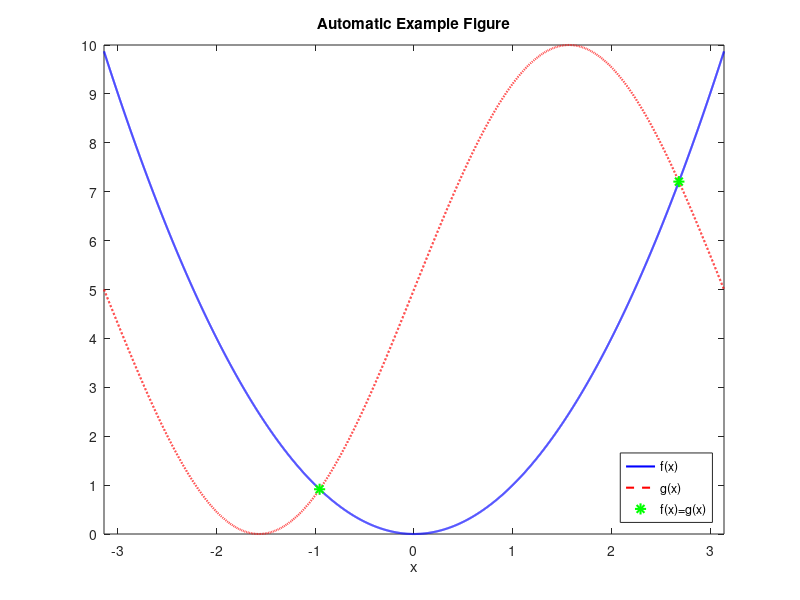

This chart was generated by the following MATLAB code:
close all;

width = 3;     % Width in inches
height = 3;    % Height in inches
alw = 0.75;    % AxesLineWidth
fsz = 11;      % Fontsize
lw = 1.5;      % LineWidth
msz = 8; 

f = @(x) x.^2;
g = @(x) 5*sin(x)+5;
dmn = -pi:0.001:pi;
xeq = dmn(abs(f(dmn) - g(dmn)) < 0.002);
% figure(1);
% plot(dmn,f(dmn),'b-',dmn,g(dmn),'r--',xeq,f(xeq),'g*');
% xlim([-pi pi]);

% The properties we've been using in the figures
set(0,'defaultLineLineWidth',lw);   % set the default line width to lw
set(0,'defaultLineMarkerSize',msz); % set the default line marker size to msz
set(0,'defaultLineLineWidth',lw);   % set the default line width to lw
set(0,'defaultLineMarkerSize',msz); % set the default line marker size to msz

% Set the default Size for display
defpos = get(0,'defaultFigurePosition');
set(0,'defaultFigurePosition', [defpos(1) defpos(2) width*100, height*100]);

% Set the defaults for saving/printing to a file
set(0,'defaultFigureInvertHardcopy','on'); % This is the default anyway
set(0,'defaultFigurePaperUnits','inches'); % This is the default anyway
defsize = get(gcf, 'PaperSize');
left = (defsize(1)- width)/2;
bottom = (defsize(2)- height)/2;
defsize = [left, bottom, width, height];
set(0, 'defaultFigurePaperPosition', defsize);

% Now we repeat the first example but do not need to include anything
% special beyond manually specifying the tick marks.
h = figure(1); clf;
plot(dmn,f(dmn),'b-',dmn,g(dmn),'r--',xeq,f(xeq),'g*');
xlim([-pi pi]);
legend('f(x)', 'g(x)', 'f(x)=g(x)', 'Location', 'SouthEast');
xlabel('x');
title('Automatic Example Figure');
set(gca,'XTick',-3:3); %<- Still need to manually specific tick marks
set(gca,'YTick',0:10); %<- Still need to manually specific tick marks